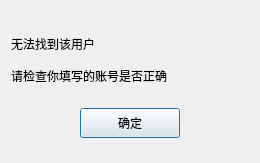
<?xml version="1.0" encoding="UTF-8"?>
<ui version="4.0">
 <class>FindFailDlg</class>
 <widget class="QDialog" name="FindFailDlg">
  <property name="geometry">
   <rect>
    <x>0</x>
    <y>0</y>
    <width>260</width>
    <height>163</height>
   </rect>
  </property>
  <property name="windowTitle">
   <string>Dialog</string>
  </property>
  <layout class="QVBoxLayout" name="verticalLayout">
   <property name="spacing">
    <number>7</number>
   </property>
   <property name="leftMargin">
    <number>11</number>
   </property>
   <property name="topMargin">
    <number>11</number>
   </property>
   <property name="rightMargin">
    <number>11</number>
   </property>
   <property name="bottomMargin">
    <number>11</number>
   </property>
   <item>
    <spacer name="verticalSpacer">
     <property name="orientation">
      <enum>Qt::Vertical</enum>
     </property>
     <property name="sizeType">
      <enum>QSizePolicy::Fixed</enum>
     </property>
     <property name="sizeHint" stdset="0">
      <size>
       <width>20</width>
       <height>20</height>
      </size>
     </property>
    </spacer>
   </item>
   <item>
    <widget class="QLabel" name="fail_tip">
     <property name="minimumSize">
      <size>
       <width>0</width>
       <height>25</height>
      </size>
     </property>
     <property name="maximumSize">
      <size>
       <width>16777215</width>
       <height>25</height>
      </size>
     </property>
     <property name="text">
      <string>无法找到该用户</string>
     </property>
    </widget>
   </item>
   <item>
    <widget class="QLabel" name="fail_tip2">
     <property name="minimumSize">
      <size>
       <width>0</width>
       <height>25</height>
      </size>
     </property>
     <property name="maximumSize">
      <size>
       <width>16777215</width>
       <height>25</height>
      </size>
     </property>
     <property name="text">
      <string>请检查你填写的账号是否正确</string>
     </property>
    </widget>
   </item>
   <item>
    <widget class="QWidget" name="widget" native="true">
     <layout class="QHBoxLayout" name="horizontalLayout">
      <item>
       <widget class="ClickedBtn" name="fail_sure_btn">
        <property name="minimumSize">
         <size>
          <width>100</width>
          <height>30</height>
         </size>
        </property>
        <property name="maximumSize">
         <size>
          <width>100</width>
          <height>30</height>
         </size>
        </property>
        <property name="text">
         <string>确定</string>
        </property>
       </widget>
      </item>
     </layout>
    </widget>
   </item>
  </layout>
 </widget>
 <customwidgets>
  <customwidget>
   <class>ClickedBtn</class>
   <extends>QPushButton</extends>
   <header location="global">clickedbtn.h</header>
  </customwidget>
 </customwidgets>
 <resources/>
 <connections/>
</ui>
